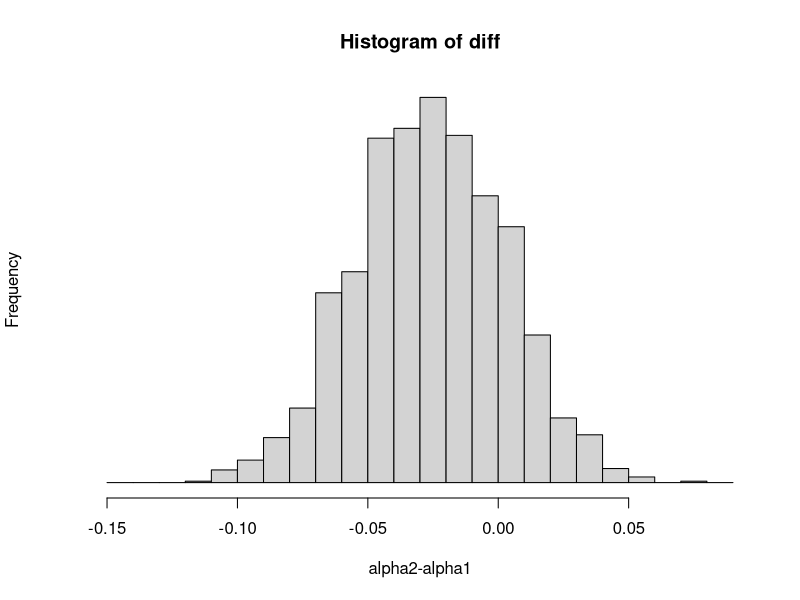
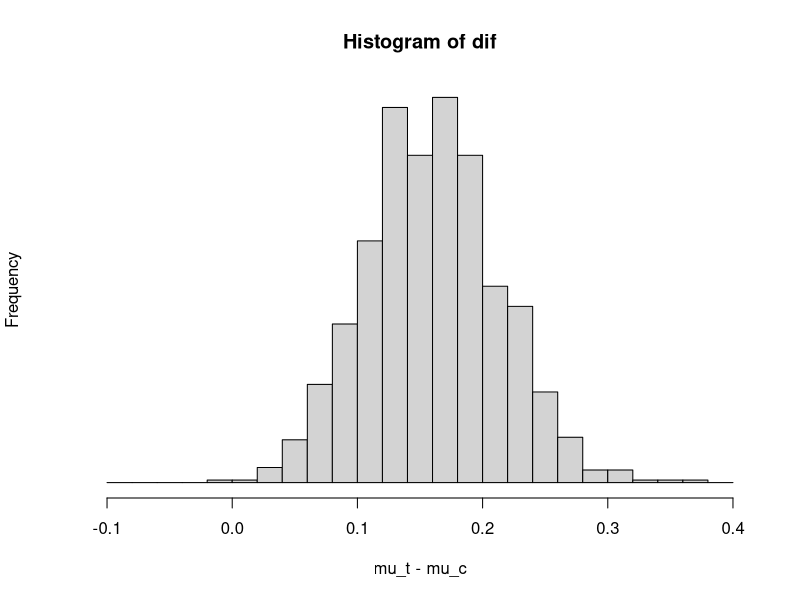
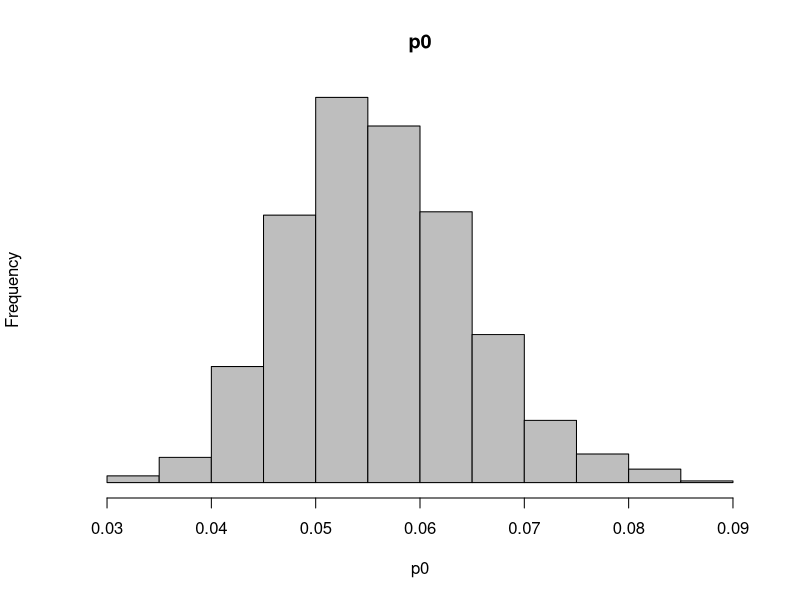
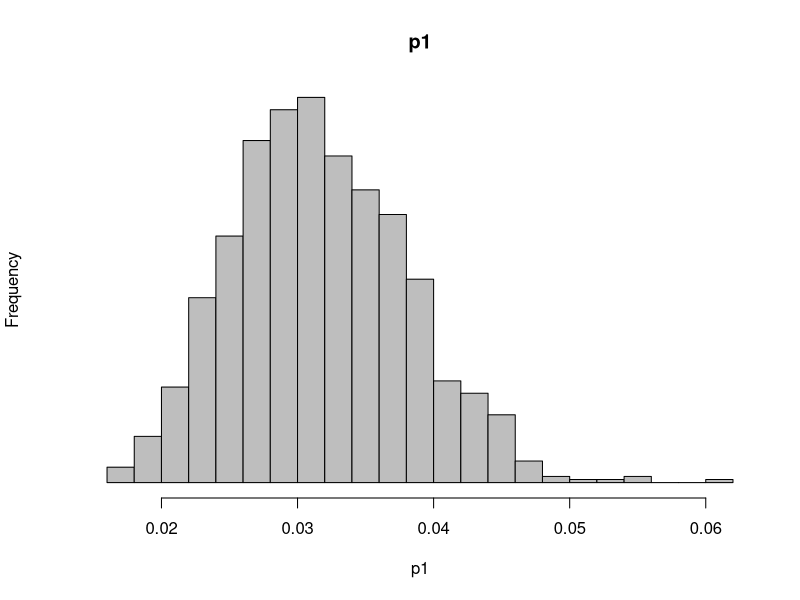
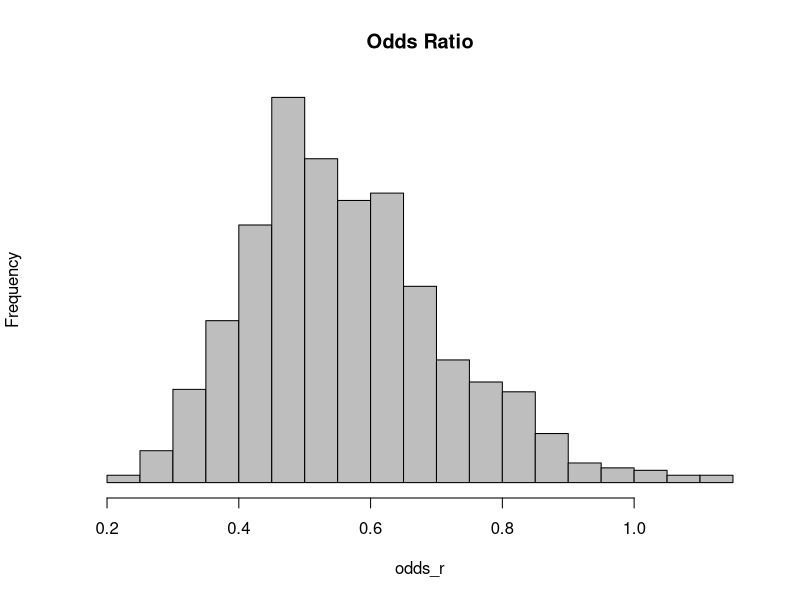
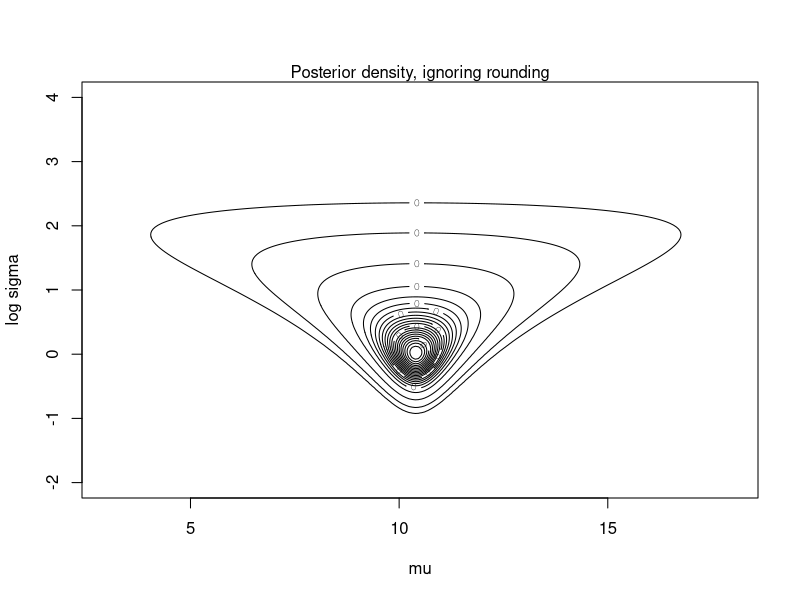
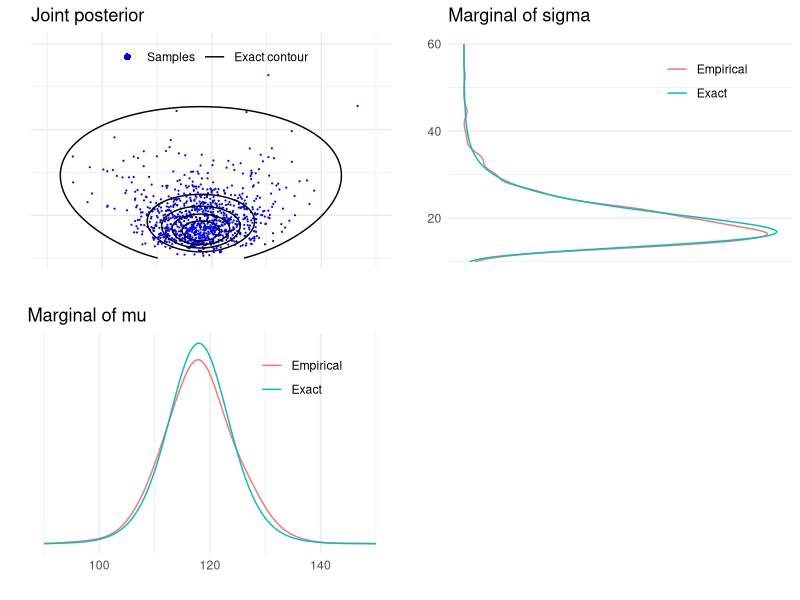
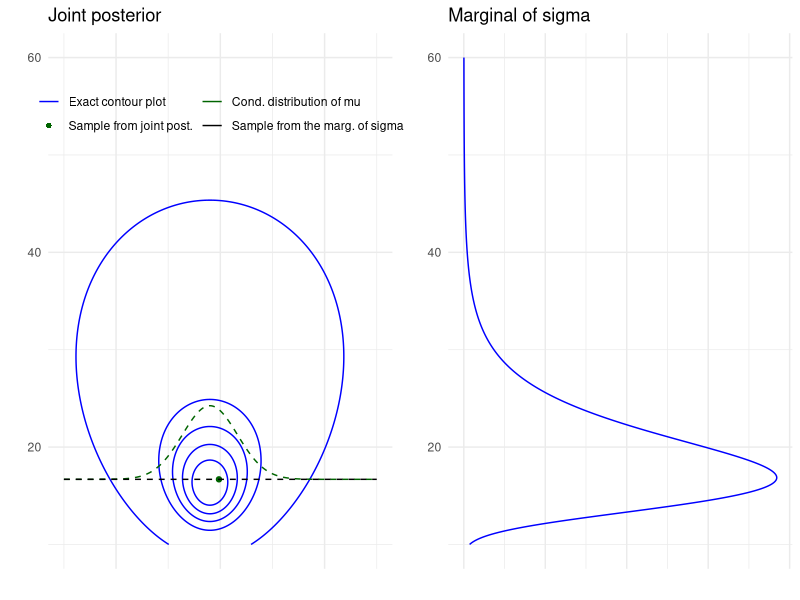

Write R code to recreate these figures, in order.
## ---- chunk 1
set.seed(2020311194)
alpha.1 <- rbeta(2000,295,308)
alpha.2 <- rbeta(2000,289,333)
diff <- alpha.2- alpha.1
hist(diff,xlab="alpha2-alpha1",yaxt="n", breaks = seq(-.15,.09,.01),cex=2)
print (mean(diff>0))

## ---- chunk 2
mu.c <- 1.013 + (0.24/sqrt(32))*rt(1000,31)
mu.t <- 1.173 + (0.20/sqrt(36))*rt(1000,35)
dif <- mu.t - mu.c
hist (dif, xlab="mu_t - mu_c", yaxt="n",
breaks=seq(-.1,.4,.02), cex=2)
print (sort(dif)[c(25,976)])
## ---- chunk 3
set.seed(2020311194)
p0 <- rbeta(1000,40,675)
p1 <- rbeta(1000,22,680)

hist(p0, breaks=20, col='grey', yaxt='n',main="p0")
hist(p1, breaks=20, col='grey', yaxt='n',main="p1")

odds_r <- (p1/(1-p1))/(p0/(1-p0))

hist(odds_r,breaks=30,col='grey',yaxt='n',main='Odds Ratio')



## ---- chunk 4
#Compare Jeffrey and Uniform prior
set.seed(2020311194)
p0 <- rbeta(1000,39.5,674.5)
p1 <- rbeta(1000,21.5,679.5)

odds_r1 <- (p1/(1-p1))/(p0/(1-p0))
mean(odds_r) ; mean(odds_r1)
var(odds_r) ; var(odds_r1)
quantile(odds_r,c(0.25,0.5,0.75,0.99)) ; quantile(odds_r1,c(0.25,0.5,0.75,0.99))
## ---- chunk 5
post.a <- function(mu,sd,y){
ldens <- 0
for (i in 1:length(y)) ldens <- ldens +
log(dnorm(y[i],mu,sd))
ldens}
post.b <- function(mu,sd,y){
ldens <- 0
for (i in 1:length(y)) ldens <- ldens +
log(pnorm(y[i]+0.5,mu,sd) - pnorm(y[i]-0.5,mu,sd))
ldens}
summ <- function(x){c(mean(x),sqrt(var(x)),
quantile(x, c(.025,.25,.5,.75,.975)))}
nsim <- 2000
y <- c(10,10,12,11,9)
n <- length(y)
ybar <- mean(y)
s2 <- sum((y-mean(y))^2)/(n-1)
mugrid <- seq(3,18,length=200)
logsdgrid <- seq(-2,4,length=200)
contours <- c(.0001,.001,.01,seq(.05,.95,.05))
logdens <- outer (mugrid, exp(logsdgrid), post.a, y)
dens <- exp(logdens - max(logdens))
contour (mugrid, logsdgrid, dens, levels=contours,
xlab="mu", ylab="log sigma", label=0, cex=2)
mtext ("Posterior density, ignoring rounding", 3)
sd <- sqrt((n-1)*s2/rchisq(nsim,4))
mu <- rnorm(nsim,ybar,sd/sqrt(n))
print (rbind (summ(mu),summ(sd)))
logdens <- outer (mugrid, exp(logsdgrid), post.b, y)
dens <- exp(logdens - max(logdens))
contour (mugrid, logsdgrid, dens, levels=contours,
xlab="mu", ylab="log sigma", labex=0, cex=2)
mtext ("Posterior density, accounting for rounding",
cex=2, 3)
dens.mu <- apply(dens,1,sum)
muindex <- sample (1:length(mugrid), nsim, replace=T,
prob=dens.mu)
mu <- mugrid[muindex]
sd <- rep (NA,nsim)
for (i in (1:nsim)) sd[i] <- exp (sample
(logsdgrid, 1, prob=dens[muindex[i],]))
print (rbind (summ(mu),summ(sd)))
## ---- chunk 6
z <- matrix (NA, nsim, length(y))
for (i in 1:length(y)){
lower <- pnorm (y[i]-.5, mu, sd)
upper <- pnorm (y[i]+.5, mu, sd)
z[,i] <- qnorm (lower + runif(nsim)*(upper-lower), mu, sd)}
mean ((z[,1]-z[,2])^2)
## ---- chunk 7
library(ggplot2)
theme_set(theme_minimal())
library(grid)
library(gridExtra)
library(tidyr)
y <- c(93, 112, 122, 135, 122, 150, 118, 90, 124, 114)
n <- length(y)
s2 <- var(y)
my <- mean(y)
rsinvchisq <- function(n, nu, s2, ...) nu*s2 / rchisq(n , nu, ...)
dsinvchisq <- function(x, nu, s2){
  exp(log(nu/2)*nu/2 - lgamma(nu/2) + log(s2)/2*nu - log(x)*(nu/2+1) - (nu*s2/2)/x)
}
#' Sample 1000 random numbers from p(sigma2|y)
ns <- 1000
sigma2  <- rsinvchisq(ns, n-1, s2)
#' Sample from p(mu|sigma2,y)
mu <- my + sqrt(sigma2/n)*rnorm(length(sigma2))
#' Create a variable sigma and
#' sample from predictive distribution p(ynew|y) for each draw of (mu, sigma)
sigma <- sqrt(sigma2)
ynew <- rnorm(ns, mu, sigma)
#' For mu, sigma and ynew compute the density in a grid
#' ranges for the grids
t1l <- c(90, 150)
t2l <- c(10, 60)
nl <- c(50, 185)
t1 <- seq(t1l[1], t1l[2], length.out = ns)
t2 <- seq(t2l[1], t2l[2], length.out = ns)
xynew <- seq(nl[1], nl[2], length.out = ns)

#' Compute the exact marginal density of mu
# multiplication by 1./sqrt(s2/n) is due to the transformation of
# variable z=(x-mean(y))/sqrt(s2/n), see BDA3 p. 21
pm <- dt((t1-my) / sqrt(s2/n), n-1) / sqrt(s2/n)

#' Estimate the marginal density using samples
#' and ad hoc Gaussian kernel approximation
pmk <- density(mu, adjust = 2, n = ns, from = t1l[1], to = t1l[2])$y

#' Compute the exact marginal density of sigma
# the multiplication by 2*t2 is due to the transformation of
# variable z=t2^2, see BDA3 p. 21
ps <- dsinvchisq(t2^2, n-1, s2) * 2*t2

#' Estimate the marginal density using samples
#' and ad hoc Gaussian kernel approximation
psk <- density(sigma, n = ns, from = t2l[1], to = t2l[2])$y

#' Compute the exact predictive density
# multiplication by 1./sqrt(s2/n) is due to the transformation of variable
# see BDA3 p. 21
p_new <- dt((xynew-my) / sqrt(s2*(1+1/n)), n-1) / sqrt(s2*(1+1/n))

#' Evaluate the joint density in a grid.
#' Note that the following is not normalized, but for plotting
#' contours it does not matter.
# Combine grid points into another data frame
# with all pairwise combinations
dfj <- data.frame(t1 = rep(t1, each = length(t2)),
                  t2 = rep(t2, length(t1)))
dfj$z <- dsinvchisq(dfj$t2^2, n-1, s2) * 2*dfj$t2 * dnorm(dfj$t1, my, dfj$t2/sqrt(n))
# breaks for plotting the contours
cl <- seq(1e-5, max(dfj$z), length.out = 6)

#' ### Demo 3.1 Visualise the joint and marginal densities
#' Visualise the joint density and marginal densities of the posterior
#' of normal distribution with unknown mean and variance.
#' 
#' Create a plot of the marginal density of mu
dfm <- data.frame(t1, Exact = pm, Empirical = pmk) %>% gather(grp, p, -t1)
margmu <- ggplot(dfm) +
  geom_line(aes(t1, p, color = grp)) +
  coord_cartesian(xlim = t1l) +
  labs(title = 'Marginal of mu', x = '', y = '') +
  scale_y_continuous(breaks = NULL) +
  theme(legend.background = element_blank(),
        legend.position = c(0.75, 0.8),
        legend.title = element_blank())

#' Create a plot of the marginal density of sigma
dfs <- data.frame(t2, Exact = ps, Empirical = psk) %>% gather(grp, p, -t2)
margsig <- ggplot(dfs) +
  geom_line(aes(t2, p, color = grp)) +
  coord_cartesian(xlim = t2l) +
  coord_flip() +
  labs(title = 'Marginal of sigma', x = '', y = '') +
  scale_y_continuous(breaks = NULL) +
  theme(legend.background = element_blank(),
        legend.position = c(0.75, 0.8),
        legend.title = element_blank())

#' Create a plot of the joint density
joint1labs <- c('Samples','Exact contour')
joint1 <- ggplot() +
  geom_point(data = data.frame(mu,sigma), aes(mu, sigma, col = '1'), size = 0.1) +
  geom_contour(data = dfj, aes(t1, t2, z = z, col = '2'), breaks = cl) +
  coord_cartesian(xlim = t1l,ylim = t2l) +
  labs(title = 'Joint posterior', x = '', y = '') +
  scale_y_continuous(labels = NULL) +
  scale_x_continuous(labels = NULL) +
  scale_color_manual(values=c('blue', 'black'), labels = joint1labs) +
  guides(color = guide_legend(nrow  = 1, override.aes = list(
    shape = c(16, NA), linetype = c(0, 1), size = c(2, 1)))) +
  theme(legend.background = element_blank(),
        legend.position = c(0.5, 0.9),
        legend.title = element_blank())

#' Combine the plots
#+ blank, fig.show='hide'
# blank plot for combining the plots
bp <- grid.rect(gp = gpar(col = 'white'))
#+ combined
grid.arrange(joint1, margsig, margmu, bp, nrow = 2)

#' ### Demo 3.2 Visualise factored distribution
#' Visualise factored sampling and the corresponding
#' marginal and conditional densities.
#' 

#' Create another plot of the joint posterior
# data frame for the conditional of mu and marginal of sigma
dfc <- data.frame(mu = t1, marg = rep(sigma[1], length(t1)),
                  cond = sigma[1] + dnorm(t1 ,my, sqrt(sigma2[1]/n)) * 100) %>%
  gather(grp, p, marg, cond)
# legend labels for the following plot
joint2labs <- c('Exact contour plot', 'Sample from joint post.',
               'Cond. distribution of mu', 'Sample from the marg. of sigma')
joint2 <- ggplot() +
  geom_contour(data = dfj, aes(t1, t2, z = z, col = '1'), breaks = cl) +
  geom_point(data = data.frame(m = mu[1], s = sigma[1]), aes(m , s, color = '2')) +
  geom_line(data = dfc, aes(mu, p, color = grp), linetype = 'dashed') +
  coord_cartesian(xlim = t1l,ylim = t2l) +
  labs(title = 'Joint posterior', x = '', y = '') +
  scale_x_continuous(labels = NULL) +
  scale_color_manual(values=c('blue', 'darkgreen','darkgreen','black'), labels = joint2labs) +
  guides(color = guide_legend(nrow  = 2, override.aes = list(
    shape = c(NA, 16, NA, NA), linetype = c(1, 0, 1, 1)))) +
  theme(legend.background = element_blank(),
        legend.position = c(0.5, 0.85),
        legend.title = element_blank())

#' Create another plot of the marginal density of sigma
margsig2 <- ggplot(data = data.frame(t2, ps)) +
  geom_line(aes(t2, ps), color = 'blue') +
  coord_cartesian(xlim = t2l) +
  coord_flip() +
  labs(title = 'Marginal of sigma', x = '', y = '') +
  scale_y_continuous(labels = NULL)

#' Combine the plots
grid.arrange(joint2, margsig2, ncol = 2)

#' ### Demo 3.3 Visualise the marginal distribution of mu
#' Visualise the marginal distribution of mu as a mixture of normals.
#' 

#' Calculate conditional pdfs for each sample
condpdfs <- sapply(t1, function(x) dnorm(x, my, sqrt(sigma2/n)))

#' Create a plot of some of them
# data frame of 25 first samples
dfm25 <- data.frame(t1, t(condpdfs[1:25,])) %>% gather(grp, p, -t1)
condmu <- ggplot(data = dfm25) +
  geom_line(aes(t1, p, group = grp), linetype = 'dashed') +
  labs(title = 'Conditional distribution of mu for first 25 samples', y = '', x = '') +
  scale_y_continuous(breaks = NULL)

#' create a plot of their mean
dfsam <- data.frame(t1, colMeans(condpdfs), pm) %>% gather(grp,p,-t1)
# labels
mulabs <- c('avg of sampled conds', 'exact marginal of mu')
meanmu <- ggplot(data = dfsam) +
  geom_line(aes(t1, p, size = grp, color = grp)) +
  labs(y = '', x = 'mu') +
  scale_y_continuous(breaks = NULL) +
  scale_size_manual(values = c(2, 0.8), labels = mulabs) +
  scale_color_manual(values = c('orange', 'black'), labels = mulabs) +
  theme(legend.position = c(0.8, 0.8),
        legend.background = element_blank(),
        legend.title = element_blank())

#' Combine the plots
grid.arrange(condmu, meanmu, ncol = 1)

#' ### Demo 3.4 Visualise posterior predictive distribution.
#' Visualise sampling from the posterior predictive distribution.

#' Calculate each predictive pdf with given mu and sigma
ynewdists <- sapply(xynew, function(x) dnorm(x, mu, sigma))

#' Create plot of the joint posterior with a draw
#' from the posterior predictive distribution, highlight the first sample
#' create a plot of the joint density
# data frame of dirst draw from sample the predictive along with the exact value for plotting
dfp <- data.frame(xynew, draw = ynewdists[1,], exact = p_new)
# data frame for plotting the samples
dfy <- data.frame(ynew, p = 0.02*max(ynewdists))
# legend labels
pred1labs <- c('Sample from the predictive distribution', 'Predictive distribution given the posterior sample')
pred2labs <- c('Samples from the predictive distribution', 'Exact predictive distribution')
joint3labs <- c('Samples', 'Exact contour')
joint3 <- ggplot() +
  geom_point(data = data.frame(mu, sigma), aes(mu, sigma, col = '1'), size = 0.1) +
  geom_contour(data = dfj, aes(t1, t2, z = z, col = '2'), breaks = cl) +
  geom_point(data = data.frame(x = mu[1], y = sigma[1]), aes(x, y), color = 'red') +
  coord_cartesian(xlim = t1l,ylim = t2l) +
  labs(title = 'Joint posterior', x = 'mu', y = 'sigma') +
  scale_color_manual(values=c('blue', 'black'), labels = joint3labs) +
  guides(color = guide_legend(nrow  = 1, override.aes = list(
    shape = c(16, NA), linetype = c(0, 1), size = c(2, 1)))) +
  theme(legend.background = element_blank(),
        legend.position=c(0.5 ,0.9),
        legend.title = element_blank())

#' Create a plot of the predicitive distribution and the respective sample
pred1 <- ggplot() +
  geom_line(data = dfp, aes(xynew, draw, color = '2')) +
  geom_point(data = dfy, aes(ynew[1], p, color = '1')) +
  coord_cartesian(xlim = nl, ylim = c(0,0.04)) +
  labs(title = 'Posterior predictive distribution', x = 'ytilde', y = '') +
  scale_y_continuous(breaks = NULL) +
  scale_color_manual(values = c('red', 'blue'), labels = pred1labs) +
  guides(color = guide_legend(nrow = 2, override.aes = list(
    linetype = c(0, 1), shape=c(16, NA), labels = pred1labs))) +
  theme(legend.background = element_blank(),
        legend.position = c(0.5 ,0.9),
        legend.title = element_blank())

#' Create a plot for all ynews
pred2 <- ggplot() +
  geom_line(data = dfp, aes(xynew, draw, color = '2')) +
  geom_point(data = dfy, aes(ynew, p, color = '1'), alpha = 0.05) +
  coord_cartesian(xlim = nl, ylim = c(0,0.04)) +
  labs(x = 'ytilde', y = '') +
  scale_y_continuous(breaks=NULL) +
  scale_color_manual(values=c('darkgreen','blue'),labels=pred2labs) +
  guides(color = guide_legend(nrow = 2, override.aes=list(
    linetype = c(0, 1), shape = c(16, NA), alpha = c(1, 1) ,labels = pred2labs))) +
  theme(legend.background = element_blank(),
        legend.position = c(0.5 ,0.9),
        legend.title = element_blank())

#' Combine the plots
grid.arrange(joint3, pred1, bp, pred2, nrow = 2)
